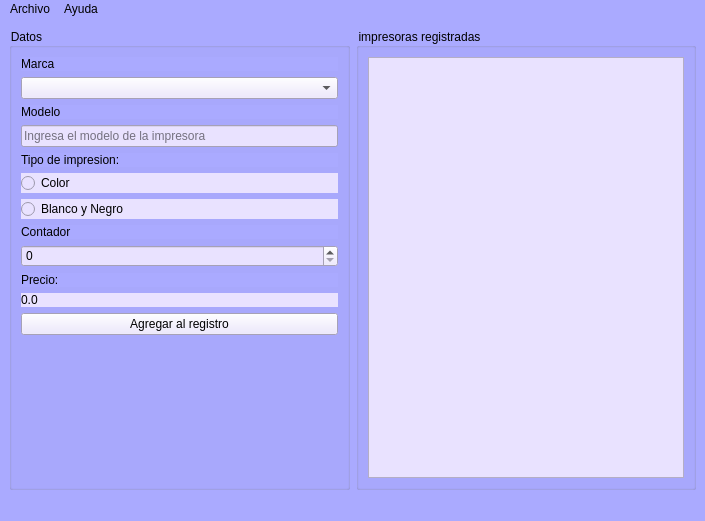
<?xml version="1.0" encoding="UTF-8"?>
<ui version="4.0">
 <class>Principal</class>
 <widget class="QMainWindow" name="Principal">
  <property name="geometry">
   <rect>
    <x>0</x>
    <y>0</y>
    <width>705</width>
    <height>521</height>
   </rect>
  </property>
  <property name="windowTitle">
   <string>RegPrint</string>
  </property>
  <property name="windowIcon">
   <iconset resource="recursos.qrc">
    <normaloff>:/recursos/printer.png</normaloff>:/recursos/printer.png</iconset>
  </property>
  <property name="styleSheet">
   <string notr="true">background-color: rgb(170, 170, 255);</string>
  </property>
  <widget class="QWidget" name="centralwidget">
   <layout class="QHBoxLayout" name="horizontalLayout">
    <item>
     <widget class="QGroupBox" name="groupBox">
      <property name="title">
       <string>Datos</string>
      </property>
      <layout class="QVBoxLayout" name="verticalLayout">
       <item>
        <widget class="QLabel" name="label_2">
         <property name="text">
          <string>Marca</string>
         </property>
        </widget>
       </item>
       <item>
        <widget class="QComboBox" name="inMarca">
         <property name="toolTip">
          <string>Elige la marca de tu impresora</string>
         </property>
         <property name="styleSheet">
          <string notr="true">background-color: rgb(233, 226, 255);</string>
         </property>
        </widget>
       </item>
       <item>
        <widget class="QLabel" name="label_3">
         <property name="text">
          <string>Modelo</string>
         </property>
        </widget>
       </item>
       <item>
        <widget class="QLineEdit" name="inModelo">
         <property name="toolTip">
          <string>Ingresa el modelo de la impresora</string>
         </property>
         <property name="styleSheet">
          <string notr="true">background-color: rgb(233, 226, 255);</string>
         </property>
         <property name="placeholderText">
          <string>Ingresa el modelo de la impresora </string>
         </property>
        </widget>
       </item>
       <item>
        <widget class="QLabel" name="label_5">
         <property name="text">
          <string>Tipo de impresion:</string>
         </property>
        </widget>
       </item>
       <item>
        <widget class="QRadioButton" name="inColor">
         <property name="toolTip">
          <string>seleccionalo si tu impresora es a color</string>
         </property>
         <property name="styleSheet">
          <string notr="true">background-color: rgb(233, 226, 255);</string>
         </property>
         <property name="text">
          <string>Color</string>
         </property>
        </widget>
       </item>
       <item>
        <widget class="QRadioButton" name="inBN">
         <property name="toolTip">
          <string>seleccionalo si tu impresora es a Blanco y Negro</string>
         </property>
         <property name="styleSheet">
          <string notr="true">background-color: rgb(233, 226, 255);</string>
         </property>
         <property name="text">
          <string>Blanco y Negro</string>
         </property>
        </widget>
       </item>
       <item>
        <widget class="QLabel" name="label_6">
         <property name="text">
          <string>Contador</string>
         </property>
        </widget>
       </item>
       <item>
        <widget class="QSpinBox" name="inContador">
         <property name="toolTip">
          <string>total de impresiones realizadas por la maquina</string>
         </property>
         <property name="styleSheet">
          <string notr="true">background-color: rgb(233, 226, 255);</string>
         </property>
         <property name="maximum">
          <number>10000</number>
         </property>
        </widget>
       </item>
       <item>
        <widget class="QLabel" name="label_7">
         <property name="text">
          <string>Precio:</string>
         </property>
        </widget>
       </item>
       <item>
        <widget class="QLabel" name="outPrecio">
         <property name="toolTip">
          <string>costo de la impresora seleccionada</string>
         </property>
         <property name="styleSheet">
          <string notr="true">background-color: rgb(233, 226, 255);</string>
         </property>
         <property name="text">
          <string>0.0</string>
         </property>
        </widget>
       </item>
       <item>
        <widget class="QPushButton" name="cmdAgregar">
         <property name="toolTip">
          <string>dale click al boton para agregar la impresora al registro</string>
         </property>
         <property name="styleSheet">
          <string notr="true">background-color: rgb(233, 226, 255);</string>
         </property>
         <property name="text">
          <string>Agregar al registro</string>
         </property>
        </widget>
       </item>
       <item>
        <spacer name="verticalSpacer">
         <property name="orientation">
          <enum>Qt::Vertical</enum>
         </property>
         <property name="sizeHint" stdset="0">
          <size>
           <width>20</width>
           <height>40</height>
          </size>
         </property>
        </spacer>
       </item>
      </layout>
     </widget>
    </item>
    <item>
     <widget class="QGroupBox" name="groupBox_2">
      <property name="title">
       <string>impresoras registradas</string>
      </property>
      <layout class="QVBoxLayout" name="verticalLayout_2">
       <item>
        <widget class="QTableWidget" name="outDetalle">
         <property name="styleSheet">
          <string notr="true">background-color: rgb(233, 226, 255);</string>
         </property>
        </widget>
       </item>
      </layout>
     </widget>
    </item>
   </layout>
  </widget>
  <widget class="QMenuBar" name="menubar">
   <property name="geometry">
    <rect>
     <x>0</x>
     <y>0</y>
     <width>705</width>
     <height>21</height>
    </rect>
   </property>
   <widget class="QMenu" name="menuArchivo">
    <property name="title">
     <string>Archivo</string>
    </property>
    <addaction name="actionGuardar"/>
   </widget>
   <widget class="QMenu" name="menuacerca_de">
    <property name="title">
     <string>Ayuda</string>
    </property>
    <addaction name="actionAcerca_de"/>
   </widget>
   <addaction name="menuArchivo"/>
   <addaction name="menuacerca_de"/>
  </widget>
  <widget class="QStatusBar" name="statusbar"/>
  <action name="actionGuardar">
   <property name="icon">
    <iconset resource="recursos.qrc">
     <normaloff>:/recursos/save.png</normaloff>:/recursos/save.png</iconset>
   </property>
   <property name="text">
    <string>Guardar</string>
   </property>
  </action>
  <action name="actionAcerca_de">
   <property name="icon">
    <iconset resource="recursos.qrc">
     <normaloff>:/recursos/problem.png</normaloff>:/recursos/problem.png</iconset>
   </property>
   <property name="text">
    <string>Acerca de...</string>
   </property>
  </action>
 </widget>
 <resources>
  <include location="recursos.qrc"/>
 </resources>
 <connections/>
</ui>
